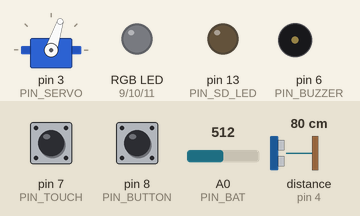
This sketch was run on a simulated Arduino Uno, built with avr-gcc and run on an emulated ATmega328P. Shown: servo, an RGB LED mixed from three pins (HIGH = lit), output pins drawn as LEDs (lit = HIGH), buzzer (waves = sounding). Wiring (inferred from the names in the program): ultrasonic range finder: trigger pin 5; echo pin 4. Dashed ring = blinking. The test bench sets the inputs (shaded band); at power-on: distance to the obstacle (sensor on pin 4) 80 cm, pin 8 (PIN_BUTTON) LOW, A0 (PIN_BAT) = 512, pin 7 (PIN_TOUCH) LOW. The echo pulse lasts 58.3 µs per cm; pins used as bus, display or sensor lines are not drawn; what the sketch prints to the serial monitor is not drawn.

Above: at 1.5 s.
1.6 s: distance to the obstacle (sensor on pin 4) set to 2 cm
At 2.76 s:
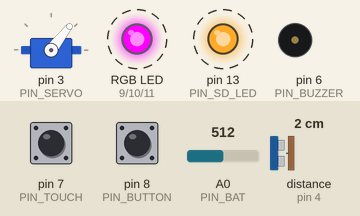
4.6 s: pin 8 (PIN_BUTTON) pulled HIGH for 0.15 s
At 6.88 s:
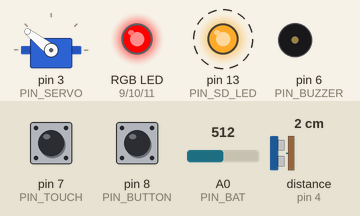
7.6 s: A0 (PIN_BAT) set to 900
10.6 s: distance to the obstacle (sensor on pin 4) set to 250 cm
13.6 s: pin 8 (PIN_BUTTON) pulled HIGH for 1 s
At 15.6 s:
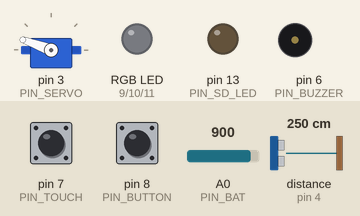
16.6 s: pin 7 (PIN_TOUCH) pulled HIGH for 3.2 s
At 18.75 s:
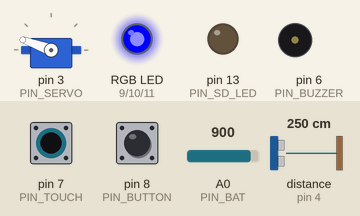
Timing chart, 0 to 22.3 s (numbered marks = the images above; inputs shaded):
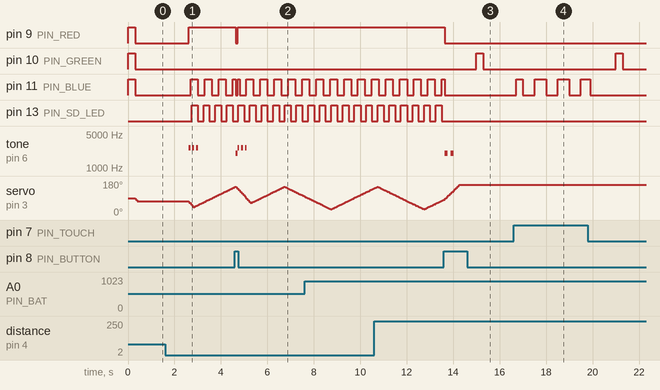

The sketch:

mini_bodycam_v2.ino
```cpp
/*
  미니 바디캠 v2 (코딩어레이 키트 연습용)

  v1 기능: 버튼 녹화, 상태 LED, 부저 알림, 배터리(슬라이드), 충전(터치)
  v2 추가:
  - 초음파 센서: 사람이 30cm 안으로 1초 이상 다가오면 자동으로 녹화 시작,
                 멀어진 뒤 10초가 지나면 자동 종료 (실제 바디캠의 "자동 녹화 트리거" 개념)
                 버튼으로 시작한 녹화는 버튼으로만 끈다
  - 서보모터: 평상시에는 배터리 게이지 바늘 (0도 = 0%, 180도 = 100%)
              녹화 중에는 좌우로 천천히 회전 (카메라 회전대 흉내)

  [핀]
  버튼 D8, 터치 D7, 부저 D6, RGB D9 D10 D11, Red LED D13, 슬라이드 A0
  초음파 Trig D5 (보내기), Echo D4 (받기)
  서보 D3
*/

#include <Servo.h>

// ---- 핀 번호 ----
const int PIN_BUTTON = 8;
const int PIN_TOUCH  = 7;
const int PIN_BUZZER = 6;
const int PIN_RED    = 9;
const int PIN_GREEN  = 10;
const int PIN_BLUE   = 11;
const int PIN_SD_LED = 13;
const int PIN_BAT    = A0;
const int PIN_SERVO  = 3;
const int PIN_TRIG   = 5;          // 초음파 보내기
const int PIN_ECHO   = 4;          // 초음파 받기

// ---- 설정 ----
const int LOW_BATTERY    = 15;     // %
const int APPROACH_CM    = 30;     // 이 거리 안으로 오면 "다가옴"
const unsigned long APPROACH_MS = 1000;   // 이만큼 머물러야 자동 녹화 (지나가는 것 무시)
const unsigned long LEAVE_MS    = 10000;  // 멀어진 뒤 이만큼 지나면 자동 종료

// ---- 상태 ----
bool recording = false;
bool autoRec = false;              // 초음파로 자동 시작한 녹화인지
bool charging = false;
int batteryPct = 100;
float batteryV = 0;
unsigned long recStart = 0;
int distanceCm = -1;               // -1 = 측정 안 됨
Servo servo;

// ---------------------------------------------------------------- LED
void led(bool r, bool g, bool b) {
  digitalWrite(PIN_RED, r);
  digitalWrite(PIN_GREEN, g);
  digitalWrite(PIN_BLUE, b);
}

void updateLed() {
  unsigned long t = millis();
  if (recording && autoRec)   led(1, 0, (t / 300) % 2);      // 자동 녹화: 빨강 + 보라 번갈아
  else if (recording)         led(1, 0, 0);                  // 버튼 녹화: 빨강 켜짐
  else if (charging)          led(0, 0, (t / 500) % 2);      // 충전 중: 파랑 깜빡임
  else if (batteryPct <= LOW_BATTERY) led((t / 150) % 2, 0, 0);  // 배터리 부족
  else                        led(0, (t % 3000) < 300, 0);   // 평상시: 초록 잠깐
  digitalWrite(PIN_SD_LED, recording && (t / 250) % 2);
}

// ---------------------------------------------------------------- 부저
int beepPattern = 0;               // 1 = 시작, 2 = 종료, 3 = 자동 시작 (짧게 3번)
unsigned long beepStart = 0;

void beep(int pattern) { beepPattern = pattern; beepStart = millis(); }

void updateBeep() {
  unsigned long t = millis() - beepStart;
  bool on = false;
  if (beepPattern == 1) on = t < 150;
  if (beepPattern == 2) on = t < 120 || (t > 250 && t < 370);
  if (beepPattern == 3) on = (t < 80) || (t > 160 && t < 240) || (t > 320 && t < 400);
  if (on) tone(PIN_BUZZER, beepPattern == 3 ? 2600 : 2000); else noTone(PIN_BUZZER);
  if (beepPattern && t > 600) beepPattern = 0;
}

// ---------------------------------------------------------------- 녹화
void startRecord(bool byAuto) {
  recording = true;
  autoRec = byAuto;
  recStart = millis();
  beep(byAuto ? 3 : 1);
  Serial.println(byAuto ? ">>> 자동 녹화 시작 (누군가 다가옴)" : ">>> 녹화 시작 (버튼)");
}

void stopRecord(const char* why) {
  recording = false;
  autoRec = false;
  beep(2);
  Serial.print(">>> 녹화 종료 (");
  Serial.print(why);
  Serial.print("), 녹화 시간 ");
  Serial.print((millis() - recStart) / 1000);
  Serial.println("초");
}

void checkButton() {
  static bool stable = LOW, lastRead = LOW;
  static unsigned long changedAt = 0, lastToggle = 0;
  bool v = digitalRead(PIN_BUTTON);
  if (v != lastRead) { lastRead = v; changedAt = millis(); }
  if (millis() - changedAt > 40 && v != stable) {
    stable = v;
    if (stable == HIGH && millis() - lastToggle > 1500) {
      lastToggle = millis();
      if (recording) stopRecord("버튼");
      else startRecord(false);
    }
  }
}

// ---------------------------------------------------------------- 초음파 센서
// trig 핀으로 10us 신호를 보내고, echo 핀에 돌아온 시간으로 거리를 잰다
// 소리는 1cm 가는 데 약 29us, 왕복이므로 58로 나눈다
int measureCm() {
  digitalWrite(PIN_TRIG, LOW);
  delayMicroseconds(3);
  digitalWrite(PIN_TRIG, HIGH);
  delayMicroseconds(10);
  digitalWrite(PIN_TRIG, LOW);
  unsigned long us = pulseIn(PIN_ECHO, HIGH, 25000UL);   // 최대 25ms 기다림 (약 4m)
  if (us == 0) return -1;                                // 반사가 안 돌아옴
  return us / 58;
}

void updateDistance() {
  static unsigned long lastMeasure = 0, nearSince = 0, farSince = 0;
  if (millis() - lastMeasure < 100) return;
  lastMeasure = millis();
  distanceCm = measureCm();
  bool near = distanceCm > 0 && distanceCm < APPROACH_CM;

  if (near) {
    farSince = 0;
    if (!nearSince) nearSince = millis();
    if (!recording && millis() - nearSince > APPROACH_MS) startRecord(true);
  } else {
    nearSince = 0;
    if (!farSince) farSince = millis();
    if (recording && autoRec && millis() - farSince > LEAVE_MS) stopRecord("자동: 멀어짐");
  }
}

// ---------------------------------------------------------------- 서보모터
void updateServo() {
  static unsigned long last = 0;
  static int angle = 90;
  if (millis() - last < 30) return;
  last = millis();
  int target;
  if (recording) {
    // 녹화 중: 4초에 한 번 왕복하며 좌우 회전 (30도 ~ 150도)
    unsigned long t = (millis() - recStart) % 4000;
    target = t < 2000 ? map(t, 0, 2000, 30, 150) : map(t, 2000, 4000, 150, 30);
  } else {
    target = map(batteryPct, 0, 100, 0, 180);       // 배터리 게이지
  }
  // 한 번에 최대 4도씩만 움직여서 덜컹거리지 않게
  if (target > angle + 4) angle += 4;
  else if (target < angle - 4) angle -= 4;
  else angle = target;
  servo.write(angle);
}

// ---------------------------------------------------------------- 배터리 / 충전
int voltToPercent(float v) {
  const float tbl[][2] = {{4.20, 100}, {4.10, 90}, {4.00, 80}, {3.90, 65}, {3.80, 50},
                          {3.70, 30}, {3.60, 15}, {3.50, 7}, {3.30, 0}};
  if (v >= tbl[0][0]) return 100;
  for (int i = 1; i < 9; i++)
    if (v >= tbl[i][0])
      return tbl[i][1] + (v - tbl[i][0]) / (tbl[i - 1][0] - tbl[i][0]) * (tbl[i - 1][1] - tbl[i][1]);
  return 0;
}

void readPower() {
  static unsigned long last = 0;
  if (millis() - last < 200) return;
  last = millis();
  batteryV = 3.3 + analogRead(PIN_BAT) * (4.2 - 3.3) / 1023.0;
  batteryPct = voltToPercent(batteryV);
  charging = digitalRead(PIN_TOUCH) == HIGH;
}

// ---------------------------------------------------------------- 상태 보고
void report() {
  static unsigned long last = 0;
  if (millis() - last < 2000) return;
  last = millis();
  const char* mode = recording ? (autoRec ? "auto_recording" : "recording") : charging ? "charging" : "buffering";
  Serial.print("{\"battery\":"); Serial.print(batteryPct);
  Serial.print(",\"volt\":");     Serial.print(batteryV, 2);
  Serial.print(",\"charging\":"); Serial.print(charging ? "true" : "false");
  Serial.print(",\"distance\":"); Serial.print(distanceCm);
  Serial.print(",\"mode\":\"");   Serial.print(mode);
  Serial.println("\"}");
}

// ----------------------------------------------------------------
void setup() {
  Serial.begin(9600);
  pinMode(PIN_BUTTON, INPUT);
  pinMode(PIN_TOUCH, INPUT);
  pinMode(PIN_RED, OUTPUT);
  pinMode(PIN_GREEN, OUTPUT);
  pinMode(PIN_BLUE, OUTPUT);
  pinMode(PIN_SD_LED, OUTPUT);
  pinMode(PIN_TRIG, OUTPUT);
  pinMode(PIN_ECHO, INPUT);
  led(1, 1, 1);                     // 부팅 중: 흰색
  Serial.println("미니 바디캠 v2 시작");

  servo.attach(PIN_SERVO);
  servo.write(90);
  delay(300);
}

void loop() {
  checkButton();
  readPower();
  updateDistance();
  updateServo();
  updateLed();
  updateBeep();
  report();
}
```

Measured:
- after the input at 1.6 s, pin 9 (PIN_RED): LOW → HIGH after 1.0 s; pin 10 (PIN_GREEN): stays LOW (without the input it goes to HIGH after 1.4 s)
- after the input at 4.6 s, pin 9 (PIN_RED): HIGH → LOW at once, → HIGH 0.08 s later; tone on pin 6 (PIN_BUZZER): silent → 2000 Hz at once, then repeats every 0.16 s: 2600 Hz 0.08 s, silent 0.08 s, until it stays silent from 5.1 s
- after the input at 13.6 s, pin 9 (PIN_RED): HIGH → LOW at once; pin 10 (PIN_GREEN): LOW → HIGH after 1.4 s, → LOW 0.30 s later; pin 13 (PIN_SD_LED): stops changing and stays LOW; tone on pin 6 (PIN_BUZZER): alternates 2000 Hz for 0.12 s and silent for 0.13 s, 4 changes in all, then stays silent, starting at once
- after the input at 16.6 s, pin 11 (PIN_BLUE): LOW → HIGH after 0.11 s, then repeats every 1.0 s: LOW 0.50 s, HIGH 0.51 s
